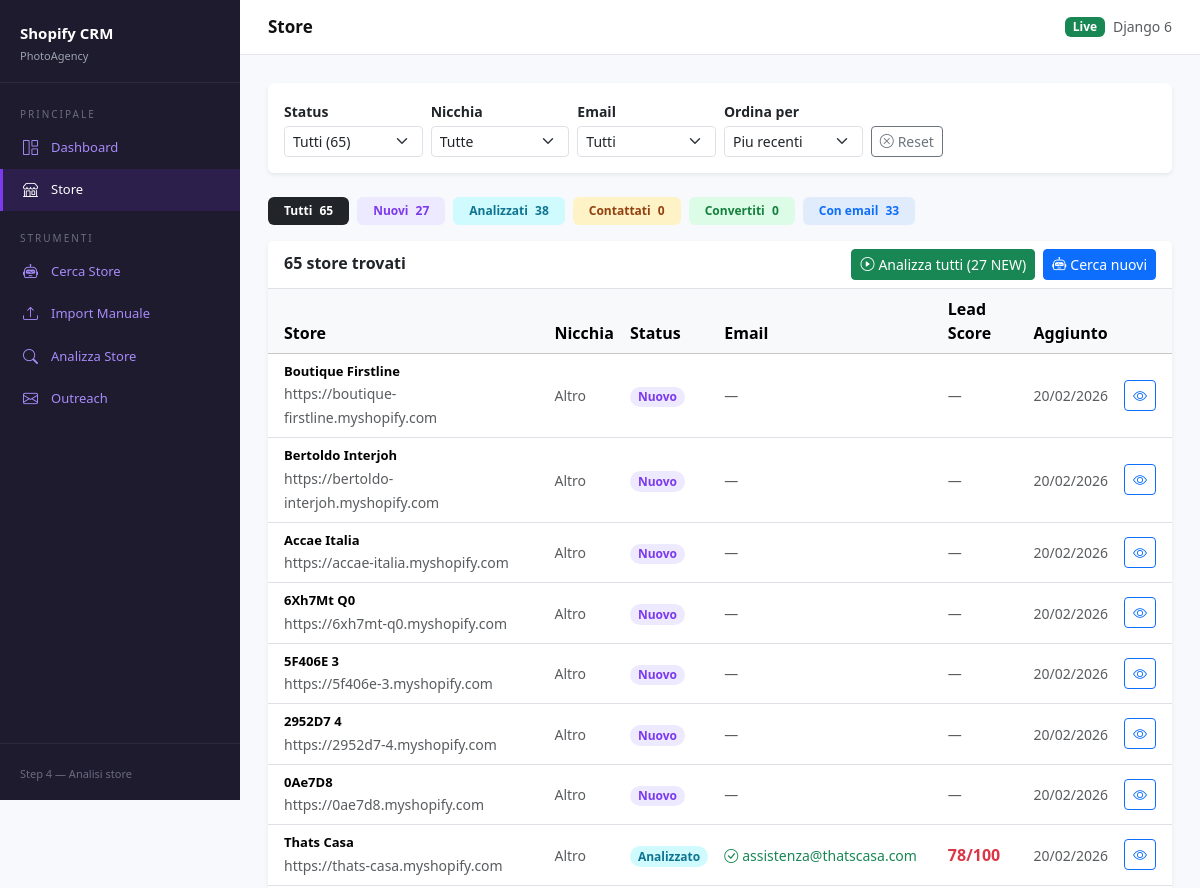
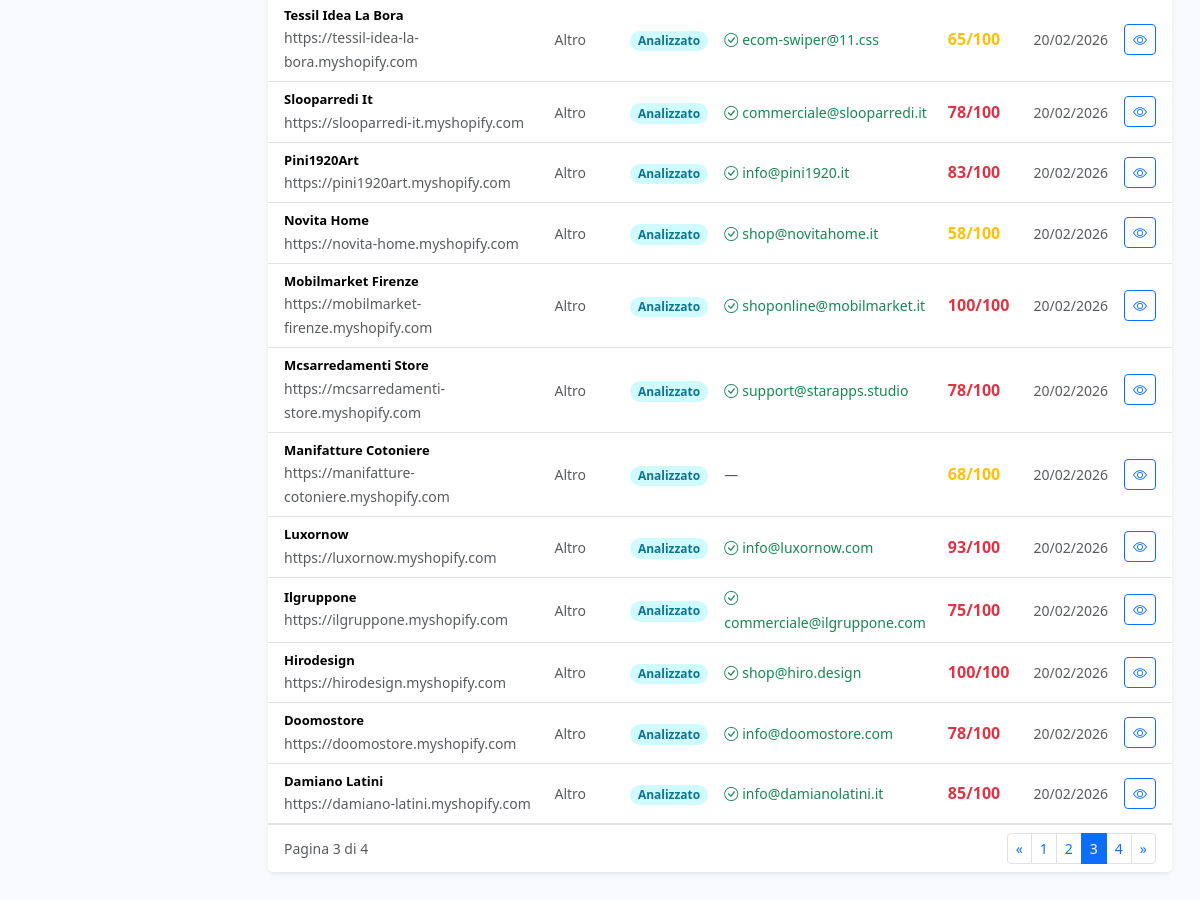
The page /stores/?page=3&status=&niche=&email=&sort=-discovered_at on the database its author committed (2 pictures, top to bottom).
### stores/models.py (models this page shows, shortened)
class Store(models.Model):
    class Status(models.TextChoices):
        NEW        = 'new',        'Nuovo'
        ANALYZED   = 'analyzed',   'Analizzato'
        CONTACTED  = 'contacted',  'Contattato'
        REPLIED    = 'replied',    'Ha risposto'
        CONVERTED  = 'converted',  'Convertito'
        REJECTED   = 'rejected',   'Non interessato'
        SKIP       = 'skip',       'Da saltare'
    class Niche(models.TextChoices):
        ARREDAMENTO  = 'arredamento',  'Arredamento & Casa'
        MODA         = 'moda',         'Moda & Abbigliamento'
        GIOIELLI     = 'gioielli',     'Gioielli & Accessori'
        BEAUTY       = 'beauty',       'Beauty & Cosmetica'
        FOOD         = 'food',         'Food & Beverage'
        SPORT        = 'sport',        'Sport & Outdoor'
        TECH         = 'tech',         'Tech & Elettronica'
        ARTE         = 'arte',         'Arte & Stampe'
        BAMBINI      = 'bambini',      'Bambini & Giochi'
        ANIMALI      = 'animali',      'Animali'
        ALTRO        = 'altro',        'Altro'
    url           = models.URLField(unique=True, verbose_name='URL Store')
    myshopify_url = models.URLField(blank=True, verbose_name='URL myshopify.com')
    name          = models.CharField(max_length=255, blank=True, verbose_name='Nome brand')
    domain        = models.CharField(max_length=255, blank=True, verbose_name='Dominio')
    niche  = models.CharField(max_length=50, choices=Niche.choices, default=Niche.ALTRO)
    status = models.CharField(max_length=20, choices=Status.choices, default=Status.NEW)
    tags   = models.CharField(max_length=500, blank=True, help_text='Tag separati da virgola')
    email        = models.EmailField(blank=True, verbose_name='Email principale')
    phone        = models.CharField(max_length=50, blank=True)
    whatsapp_url = models.URLField(blank=True)
    piva         = models.CharField(max_length=20, blank=True, verbose_name='P.IVA')
    address      = models.TextField(blank=True, verbose_name='Indirizzo')
    instagram = models.URLField(blank=True)
    facebook  = models.URLField(blank=True)
    tiktok    = models.URLField(blank=True)
    linkedin  = models.URLField(blank=True)
    notes = models.TextField(blank=True, verbose_name='Note interne')
    discovered_at = models.DateTimeField(default=timezone.now, verbose_name='Scoperto il')
    updated_at    = models.DateTimeField(auto_now=True)
    class Meta:
        verbose_name      = 'Store'
        verbose_name_plural = 'Store'
        ordering          = ['-discovered_at']
    @property
    def latest_analysis(self):
        return self.analyses.order_by('-created_at').first()
    @property
    def lead_score(self):
        a = self.latest_analysis
        return a.lead_score if a else None

### stores/views.py (the view)
# urls.py: path('stores/', views.store_list, name='store_list'),
def store_list(request):
    qs = Store.objects.prefetch_related('analyses').order_by('-discovered_at')
    status = request.GET.get('status', '')
    niche  = request.GET.get('niche', '')
    email  = request.GET.get('email', '')
    sort   = request.GET.get('sort', '-discovered_at')
    if status:
        qs = qs.filter(status=status)
    if niche:
        qs = qs.filter(niche=niche)
    if email == 'yes':
        qs = qs.exclude(email='')
    if email == 'no':
        qs = qs.filter(email='')
    allowed_sorts = {
        '-discovered_at': '-discovered_at',
        'discovered_at':  'discovered_at',
        'name':           'name',
        'status':         'status',
    }
    qs = qs.order_by(allowed_sorts.get(sort, '-discovered_at'))
    paginator = Paginator(qs, 20)
    stores    = paginator.get_page(request.GET.get('page', 1))
    counts = {
        'total':      Store.objects.count(),
        'new':        Store.objects.filter(status='new').count(),
        'analyzed':   Store.objects.filter(status='analyzed').count(),
        'contacted':  Store.objects.filter(status='contacted').count(),
        'converted':  Store.objects.filter(status='converted').count(),
        'with_email': Store.objects.exclude(email='').count(),
    }
    return render(request, 'stores/store_list.html', {
        'stores':         stores,
        'counts':         counts,
        'status_choices': Store.Status.choices,
        'niche_choices':  Store.Niche.choices,
        'filter_status':  status,
        'filter_niche':   niche,
        'filter_email':   email,
        'filter_sort':    sort,
    })

### stores/templates/stores/store_list.html (shortened to what this page needs)
{% extends 'base.html' %}
{% block nav_stores %}active{% endblock %}
{% block page_title %}Store{% endblock %}
{% block content %}
<div class="card border-0 shadow-sm mb-4">
  <div class="card-body py-3">
    <form method="get" class="row g-2 align-items-end">
      <div class="col-sm-6 col-md-3 col-lg-2">
        <label class="form-label small fw-semibold mb-1">Status</label>
        <select name="status" class="form-select form-select-sm" onchange="this.form.submit()">
          <option value="">Tutti ({{ counts.total }})</option>
        </select>
      </div>
      <div class="col-sm-6 col-md-3 col-lg-2">
        <label class="form-label small fw-semibold mb-1">Nicchia</label>
        <select name="niche" class="form-select form-select-sm" onchange="this.form.submit()">
          <option value="">Tutte</option>
        </select>
      </div>
      <div class="col-sm-6 col-md-3 col-lg-2">
        <label class="form-label small fw-semibold mb-1">Email</label>
        <select name="email" class="form-select form-select-sm" onchange="this.form.submit()">
          <option value="">Tutti</option>
        </select>
      </div>
      <div class="col-sm-6 col-md-3 col-lg-2">
        <label class="form-label small fw-semibold mb-1">Ordina per</label>
        <select name="sort" class="form-select form-select-sm" onchange="this.form.submit()">
          <option value="-discovered_at" {% if filter_sort == '-discovered_at' %}selected{% endif %}>Piu recenti</option>
        </select>
      </div>
      <div class="col-auto">
        <a href="{% url 'stores:store_list' %}" class="btn btn-sm btn-outline-secondary">
          <i class="bi bi-x-circle me-1"></i>Reset
        </a>
      </div>
    </form>
  </div>
</div>
<div class="d-flex gap-2 flex-wrap mb-3">
  <a href="?status=" class="badge text-decoration-none {% if not filter_status %}bg-dark{% else %}bg-secondary{% endif %} px-3 py-2">
    Tutti <span class="ms-1">{{ counts.total }}</span>
  </a>
  <a href="?status=new" class="badge text-decoration-none badge-new px-3 py-2">
    Nuovi <span class="ms-1">{{ counts.new }}</span>
  </a>
  <a href="?status=analyzed" class="badge text-decoration-none badge-analyzed px-3 py-2">
    Analizzati <span class="ms-1">{{ counts.analyzed }}</span>
  </a>
  <a href="?status=contacted" class="badge text-decoration-none badge-contacted px-3 py-2">
    Contattati <span class="ms-1">{{ counts.contacted }}</span>
  </a>
  <a href="?status=converted" class="badge text-decoration-none badge-converted px-3 py-2">
    Convertiti <span class="ms-1">{{ counts.converted }}</span>
  </a>
  <a href="?email=yes" class="badge text-decoration-none bg-primary bg-opacity-10 text-primary px-3 py-2">
    Con email <span class="ms-1">{{ counts.with_email }}</span>
  </a>
</div>
<div class="card border-0 shadow-sm">
  <div class="card-header bg-white border-bottom d-flex justify-content-between align-items-center">
    <h6 class="mb-0 fw-semibold">{{ stores.paginator.count }} store trovati</h6>
    <div class="d-flex gap-2">
      <form method="post" action="{% url 'analyzer:analyze_all' %}">
        <button type="submit" class="btn btn-sm btn-success"
                onclick="return confirm('Analizza tutti gli store con status NEW?\nPotrebbe richiedere diversi minuti.')">
          <i class="bi bi-play-circle me-1"></i>Analizza tutti ({{ counts.new }} NEW)
        </button>
      </form>
      <a href="{% url 'stores:run_selenium' %}" class="btn btn-sm btn-primary">
        <i class="bi bi-robot me-1"></i>Cerca nuovi
      </a>
    </div>
  </div>
  {% if stores %}
  <div class="table-responsive">
    <table class="table table-hover align-middle mb-0">
      <thead class="table-light">
        <tr>
          <th class="ps-3">Store</th>
          <th>Nicchia</th>
          <th>Status</th>
          <th>Email</th>
          <th>Lead Score</th>
          <th>Aggiunto</th>
          <th></th>
        </tr>
      </thead>
      <tbody>
        {% for store in stores %}
        <tr>
          <td class="ps-3">
            <div class="fw-semibold" style="font-size:13px">{{ store.name|default:store.domain }}</div>
            <small class="text-muted">{{ store.url }}</small>
          </td>
          <td><small class="text-muted">{{ store.get_niche_display }}</small></td>
          <td>
            <span class="badge badge-{{ store.status }} rounded-pill px-2">
              {{ store.get_status_display }}
            </span>
          </td>
          <td>
            {% if store.email %}
              <small class="text-success"><i class="bi bi-check-circle me-1"></i>{{ store.email }}</small>
            {% else %}
              <small class="text-muted">—</small>
            {% endif %}
          </td>
          <td>
            {% with score=store.lead_score %}
              {% if score is not None %}
                <span class="fw-bold {% if score >= 70 %}text-danger{% elif score >= 50 %}text-warning{% else %}text-secondary{% endif %}">
                  {{ score }}/100
                </span>
              {% else %}
                <small class="text-muted">—</small>
              {% endif %}
            {% endwith %}
          </td>
          <td><small class="text-muted">{{ store.discovered_at|date:"d/m/Y" }}</small></td>
          <td class="text-end pe-3">
            <a href="{% url 'stores:store_detail' store.pk %}" class="btn btn-sm btn-outline-primary">
              <i class="bi bi-eye"></i>
            </a>
          </td>
        </tr>
        {% endfor %}
      </tbody>
    </table>
  </div>
  {% if stores.has_other_pages %}
  <div class="card-footer bg-white border-top d-flex justify-content-between align-items-center">
    <small class="text-muted">Pagina {{ stores.number }} di {{ stores.paginator.num_pages }}</small>
    <nav>
      <ul class="pagination pagination-sm mb-0">
        {% if stores.has_previous %}
        <li class="page-item">
          <a class="page-link" href="?page={{ stores.previous_page_number }}&status={{ filter_status }}&niche={{ filter_niche }}&email={{ filter_email }}&sort={{ filter_sort }}">&laquo;</a>
        </li>
        {% endif %}
        {% for num in stores.paginator.page_range %}
          {% if stores.number == num %}
          <li class="page-item active"><span class="page-link">{{ num }}</span></li>
          {% elif num > stores.number|add:'-3' and num < stores.number|add:'3' %}
          <li class="page-item">
            <a class="page-link" href="?page={{ num }}&status={{ filter_status }}&niche={{ filter_niche }}&email={{ filter_email }}&sort={{ filter_sort }}">{{ num }}</a>
          </li>
          {% endif %}
        {% endfor %}
        {% if stores.has_next %}
        <li class="page-item">
          <a class="page-link" href="?page={{ stores.next_page_number }}&status={{ filter_status }}&niche={{ filter_niche }}&email={{ filter_email }}&sort={{ filter_sort }}">&raquo;</a>
        </li>
        {% endif %}
      </ul>
    </nav>
  </div>
  {% endif %}
  {% endif %}
</div>
{% endblock %}

### templates/base.html (style rules this page uses)
:root { --sidebar-w: 240px; --accent: #7c3aed; }
body { background: #f8f9fc; font-family: 'Segoe UI', sans-serif; }
.badge-new { background: #ede9fe; color: #7c3aed; }
.badge-analyzed { background: #cffafe; color: #0e7490; }
.badge-contacted { background: #fef3c7; color: #92400e; }
.badge-converted { background: #dcfce7; color: #15803d; }

### rows shown on the page
Store: name "Boutique Firstline", url "https://boutique-firstline.myshopify.com", niche "Altro", status "Nuovo", discovered_at "20/02/2026"
Store: name "Bertoldo Interjoh", url "https://bertoldo-interjoh.myshopify.com", niche "Altro", status "Nuovo", discovered_at "20/02/2026"
Store: name "Accae Italia", url "https://accae-italia.myshopify.com", niche "Altro", status "Nuovo", discovered_at "20/02/2026"
Store: name "6Xh7Mt Q0", url "https://6xh7mt-q0.myshopify.com", niche "Altro", status "Nuovo", discovered_at "20/02/2026"
Store: name "5F406E 3", url "https://5f406e-3.myshopify.com", niche "Altro", status "Nuovo", discovered_at "20/02/2026"
Store: name "2952D7 4", url "https://2952d7-4.myshopify.com", niche "Altro", status "Nuovo", discovered_at "20/02/2026"
Store: name "0Ae7D8", url "https://0ae7d8.myshopify.com", niche "Altro", status "Nuovo", discovered_at "20/02/2026"
Store: name "Thats Casa", url "https://thats-casa.myshopify.com", niche "Altro", status "Analizzato", email "assistenza@thatscasa.com", lead_score "78", discovered_at "20/02/2026"
Store: name "Tessil Idea La Bora", url "https://tessil-idea-la-bora.myshopify.com", niche "Altro", status "Analizzato", email "ecom-swiper@11.css", lead_score "65", discovered_at "20/02/2026"
Store: name "Slooparredi It", url "https://slooparredi-it.myshopify.com", niche "Altro", status "Analizzato", email "commerciale@slooparredi.it", lead_score "78", discovered_at "20/02/2026"
Store: name "Pini1920Art", url "https://pini1920art.myshopify.com", niche "Altro", status "Analizzato", email "info@pini1920.it", lead_score "83", discovered_at "20/02/2026"
Store: name "Novita Home", url "https://novita-home.myshopify.com", niche "Altro", status "Analizzato", email "shop@novitahome.it", lead_score "58", discovered_at "20/02/2026"
Store: name "Mobilmarket Firenze", url "https://mobilmarket-firenze.myshopify.com", niche "Altro", status "Analizzato", email "shoponline@mobilmarket.it", lead_score "100", discovered_at "20/02/2026"
Store: name "Mcsarredamenti Store", url "https://mcsarredamenti-store.myshopify.com", niche "Altro", status "Analizzato", email "support@starapps.studio", lead_score "78", discovered_at "20/02/2026"
Store: name "Manifatture Cotoniere", url "https://manifatture-cotoniere.myshopify.com", niche "Altro", status "Analizzato", lead_score "68", discovered_at "20/02/2026"
Store: name "Luxornow", url "https://luxornow.myshopify.com", niche "Altro", status "Analizzato", email "info@luxornow.com", lead_score "93", discovered_at "20/02/2026"
Store: name "Ilgruppone", url "https://ilgruppone.myshopify.com", niche "Altro", status "Analizzato", email "commerciale@ilgruppone.com", lead_score "75", discovered_at "20/02/2026"
Store: name "Hirodesign", url "https://hirodesign.myshopify.com", niche "Altro", status "Analizzato", email "shop@hiro.design", lead_score "100", discovered_at "20/02/2026"
Store: name "Doomostore", url "https://doomostore.myshopify.com", niche "Altro", status "Analizzato", email "info@doomostore.com", lead_score "78", discovered_at "20/02/2026"
Store: name "Damiano Latini", url "https://damiano-latini.myshopify.com", niche "Altro", status "Analizzato", email "info@damianolatini.it", lead_score "85", discovered_at "20/02/2026"

### other values the page prints
{{ counts.total }} "65"
{{ counts.new }} "27"
{{ counts.analyzed }} "38"
{{ counts.contacted }} "0"
{{ counts.converted }} "0"
{{ counts.with_email }} "33"
{{ stores.paginator.count }} "65"
{{ stores.number }} "3"
{{ stores.paginator.num_pages }} "4"
{{ num }} "1" "2" "4"
{{ num }} "3"
